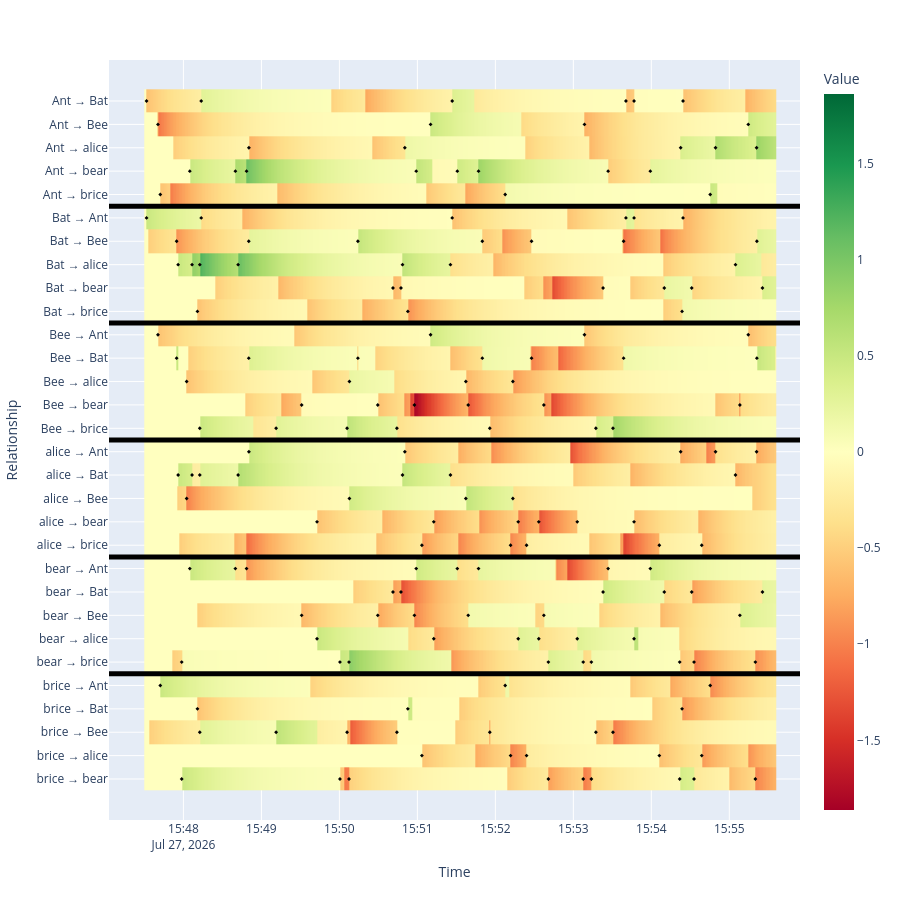

The cell this chart's notebook holds for it:
### Code cell
mask = df_relationships_pivot.index.map(
    lambda a: (sum(s in a for s in pet_names) >= 2)
)

heat = df_relationships_pivot[mask]
heat = heat.sort_index(axis=1)

import plotly.express as px

fig = px.imshow(
    heat,
    aspect="auto",
    color_continuous_scale="RdYlGn",
    color_continuous_midpoint=0,
    labels={
        "x": "Time",
        "y": "Relationship",
        "color": "Value"
    }
)

group_size = 5 

for i in range(group_size, len(heat.index), group_size):
    fig.add_hline(
        y=i - 0.5,
        line_width=5,
        line_color="black"
    )

row_to_y = {row: i for i, row in enumerate(heat.index)}
print(row_to_y)
line_x = []
line_y = []

marker_x = []
marker_y = []
marker_hover = []

df_activity_finished['timestamp'] = pd.to_datetime(df_activity_finished['timestamp'], unit="ms")

for _, row in df_activity_finished.iterrows():
    pet1, pet2 = sorted(row["pets_involved"].split(";"))

    r1 = f"{pet1} → {pet2}"
    r2 = f"{pet2} → {pet1}"

    if r1 not in row_to_y or r2 not in row_to_y:
        continue

    y1 = row_to_y[r1]
    y2 = row_to_y[r2]
    y1 = r1
    y2 = r2
    x = row["timestamp"]


    line_x += [x, x, None]
    line_y += [y1, y2, None]

    marker_x += [x, x]
    marker_y += [y1, y2]

    marker_hover += [
        f"{pet1} → {pet2}<br>{row['activity_name']}",
        f"{pet2} → {pet1}<br>{row['activity_name']}",
    ]

# fig.add_trace(go.Scatter(
#     x=line_x,
#     y=line_y,
#     mode="lines",
#     line=dict(color="black", width=1),
#     hoverinfo="skip",
#     showlegend=False,
# ))

fig.add_trace(go.Scatter(
    x=marker_x,
    y=marker_y,
    mode="markers",
    text=marker_hover,
    hovertemplate="%{text}<extra></extra>",
    marker=dict(size=3, color='black', symbol='diamond'),
    showlegend=False,
))
fig.update_layout(height=900)

fig.show()

### Figure 1 — Plotly figure (JSON) as saved in the notebook; plotly's stock layout.template omitted (floating-point values rounded to 4 significant figures; data arrays with more than 128 entries replaced by an {"elided": "..."} marker saying what was removed)
{"data": [{"coloraxis": "coloraxis", "hovertemplate": "Time: %{x}<br>Relationship: %{y}<br>Value: %{z}<extra></extra>", "name": "0", "type": "heatmap", "x": {"elided": "4585 str values"}, "xaxis": "x", "y": ["Ant → Bat", "Ant → Bee", "Ant → alice", "Ant → bear", "Ant → brice", "Bat → Ant", "Bat → Bee", "Bat → alice", "Bat → bear", "Bat → brice", "Bee → Ant", "Bee → Bat", "Bee → alice", "Bee → bear", "Bee → brice", "alice → Ant", "alice → Bat", "alice → Bee", "alice → bear", "alice → brice", "bear → Ant", "bear → Bat", "bear → Bee", "bear → alice", "bear → brice", "brice → Ant", "brice → Bat", "brice → Bee", "brice → alice", "brice → bear"], "yaxis": "y", "z": {"elided": "30x4585 float values"}}, {"hovertemplate": "%{text}<extra></extra>", "marker": {"color": "black", "size": 3, "symbol": "diamond"}, "mode": "markers", "showlegend": false, "text": {"elided": "172 str values"}, "type": "scatter", "x": {"elided": "172 str values"}, "y": {"elided": "172 str values"}}], "layout": {"coloraxis": {"autocolorscale": false, "cmid": 0, "colorbar": {"title": {"text": "Value"}}, "colorscale": [[0, "rgb(165,0,38)"], [0.1, "rgb(215,48,39)"], [0.2, "rgb(244,109,67)"], [0.3, "rgb(253,174,97)"], [0.4, "rgb(254,224,139)"], [0.5, "rgb(255,255,191)"], [0.6, "rgb(217,239,139)"], [0.7, "rgb(166,217,106)"], [0.8, "rgb(102,189,99)"], [0.9, "rgb(26,152,80)"], [1, "rgb(0,104,55)"]]}, "height": 900, "margin": {"t": 60}, "shapes": [{"line": {"color": "black", "width": 5}, "type": "line", "x0": 0, "x1": 1, "xref": "x domain", "y0": 4.5, "y1": 4.5, "yref": "y"}, {"line": {"color": "black", "width": 5}, "type": "line", "x0": 0, "x1": 1, "xref": "x domain", "y0": 9.5, "y1": 9.5, "yref": "y"}, {"line": {"color": "black", "width": 5}, "type": "line", "x0": 0, "x1": 1, "xref": "x domain", "y0": 14.5, "y1": 14.5, "yref": "y"}, {"line": {"color": "black", "width": 5}, "type": "line", "x0": 0, "x1": 1, "xref": "x domain", "y0": 19.5, "y1": 19.5, "yref": "y"}, {"line": {"color": "black", "width": 5}, "type": "line", "x0": 0, "x1": 1, "xref": "x domain", "y0": 24.5, "y1": 24.5, "yref": "y"}], "xaxis": {"anchor": "y", "domain": [0, 1], "title": {"text": "Time"}}, "yaxis": {"anchor": "x", "autorange": "reversed", "domain": [0, 1], "title": {"text": "Relationship"}}}}
